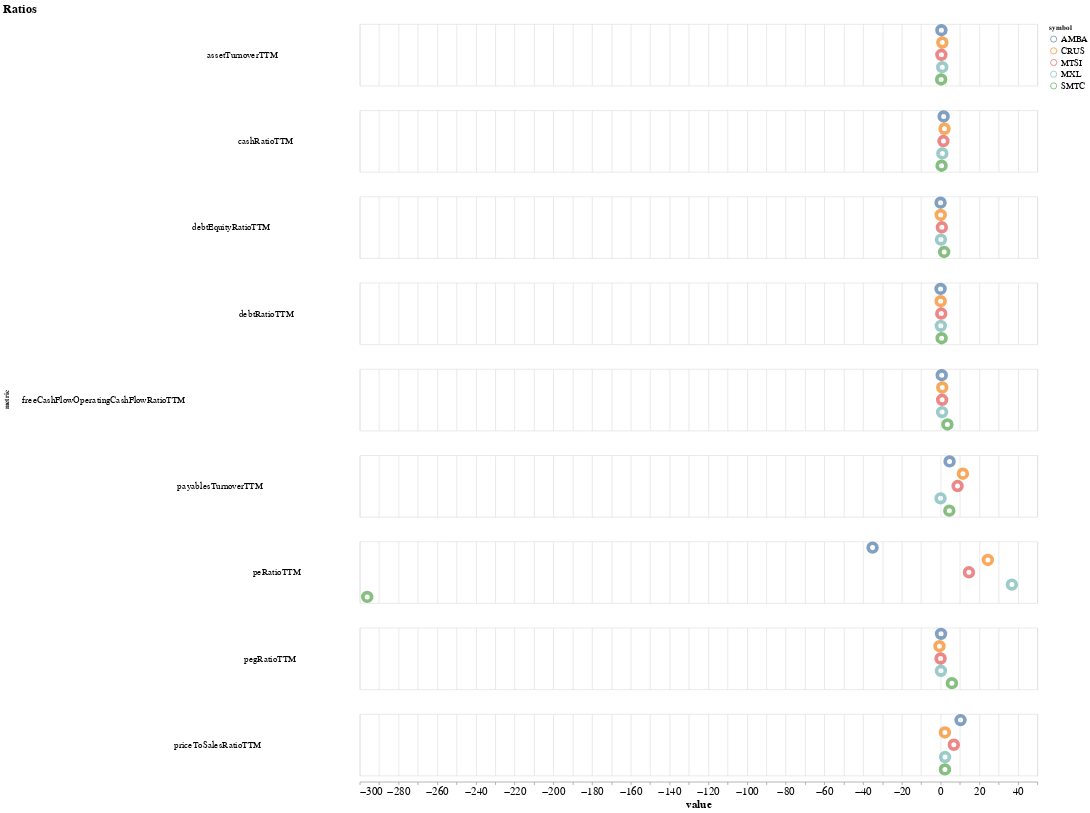

Notebook cell for this chart:
### Code cell
# @title Get chart

def ratio_chart(ratio_df: pd.DataFrame, symbol_name: str = ""):
  if symbol_name != "":
    symbol_name = f"({symbol_name})"

  point = alt.OverlayMarkDef(filled=False, fill="white")

  expected_chart = alt.Chart(ratio_df).mark_point(size=200, strokeWidth=6).encode(
      row=alt.Row("metric:N",
                  header=alt.Header(labelAngle=0, labelFontSize=15)),
      x=alt.X("value:Q"),
      y=alt.Y("symbol:N", axis=None),
      tooltip=alt.Tooltip(["symbol:N", "value:Q", "metric:N"]),
      color=alt.Color("symbol:N"),
  # ).transform_window(
  #     groupby="metric",
  #     center="value"
  ).properties(
      title=f"Ratios {symbol_name}",
      width=1100,
  )

  return (expected_chart).configure_axis(
    labelFontSize=18,
    titleFontSize=18,
  ).configure_legend(
      labelFontSize=15,
      titleFontSize=12
  ).configure_title(
      fontSize=20
  ).configure_point(
      size=200,
  )

ratio_chart(melted_filtered_df)

### Figure 1 — Vega-Lite specification as saved in the notebook (floating-point values rounded to 4 significant figures)
{"config": {"view": {"continuousWidth": 300, "continuousHeight": 300}, "axis": {"labelFontSize": 18, "titleFontSize": 18}, "legend": {"labelFontSize": 15, "titleFontSize": 12}, "point": {"size": 200}, "title": {"fontSize": 20}}, "data": {"name": "data-25750a216967640ad472d4542a32af9c"}, "mark": {"type": "point", "size": 200, "strokeWidth": 6}, "encoding": {"color": {"field": "symbol", "type": "nominal"}, "row": {"field": "metric", "header": {"labelAngle": 0, "labelFontSize": 15}, "type": "nominal"}, "tooltip": [{"field": "symbol", "type": "nominal"}, {"field": "value", "type": "quantitative"}, {"field": "metric", "type": "nominal"}], "x": {"field": "value", "type": "quantitative"}, "y": {"axis": null, "field": "symbol", "type": "nominal"}}, "title": "Ratios ", "width": 1100, "$schema": "https://vega.github.io/schema/vega-lite/v5.8.0.json", "datasets": {"data-25750a216967640ad472d4542a32af9c": [{"symbol": "MXL", "metric": "peRatioTTM", "value": 36.83}, {"symbol": "CRUS", "metric": "peRatioTTM", "value": 24.43}, {"symbol": "AMBA", "metric": "peRatioTTM", "value": -35.1}, {"symbol": "SMTC", "metric": "peRatioTTM", "value": -296.1}, {"symbol": "MTSI", "metric": "peRatioTTM", "value": 14.67}, {"symbol": "MXL", "metric": "pegRatioTTM", "value": 0.1929}, {"symbol": "CRUS", "metric": "pegRatioTTM", "value": -0.5526}, {"symbol": "AMBA", "metric": "pegRatioTTM", "value": 0.2579}, {"symbol": "SMTC", "metric": "pegRatioTTM", "value": 5.862}, {"symbol": "MTSI", "metric": "pegRatioTTM", "value": 0.01403}, {"symbol": "MXL", "metric": "cashRatioTTM", "value": 0.9291}, {"symbol": "CRUS", "metric": "cashRatioTTM", "value": 2.061}, {"symbol": "AMBA", "metric": "cashRatioTTM", "value": 1.594}, {"symbol": "SMTC", "metric": "cashRatioTTM", "value": 0.5301}, {"symbol": "MTSI", "metric": "cashRatioTTM", "value": 1.497}, {"symbol": "MXL", "metric": "debtRatioTTM", "value": 0.1315}, {"symbol": "CRUS", "metric": "debtRatioTTM", "value": 0.06835}, {"symbol": "AMBA", "metric": "debtRatioTTM", "value": 0.01097}, {"symbol": "SMTC", "metric": "debtRatioTTM", "value": 0.5517}, {"symbol": "MTSI", "metric": "debtRatioTTM", "value": 0.3698}, {"symbol": "MXL", "metric": "debtEquityRatioTTM", "value": 0.1992}, {"symbol": "CRUS", "metric": "debtEquityRatioTTM", "value": 0.08507}, {"symbol": "AMBA", "metric": "debtEquityRatioTTM", "value": 0.01275}, {"symbol": "SMTC", "metric": "debtEquityRatioTTM", "value": 1.882}, {"symbol": "MTSI", "metric": "debtEquityRatioTTM", "value": 0.669}, {"symbol": "MXL", "metric": "payablesTurnoverTTM", "value": 0.0}, {"symbol": "CRUS", "metric": "payablesTurnoverTTM", "value": 11.55}, {"symbol": "AMBA", "metric": "payablesTurnoverTTM", "value": 4.665}, {"symbol": "SMTC", "metric": "payablesTurnoverTTM", "value": 4.523}, {"symbol": "MTSI", "metric": "payablesTurnoverTTM", "value": 8.806}, {"symbol": "MXL", "metric": "assetTurnoverTTM", "value": 0.8685}, {"symbol": "CRUS", "metric": "assetTurnoverTTM", "value": 0.9194}, {"symbol": "AMBA", "metric": "assetTurnoverTTM", "value": 0.4391}, {"symbol": "SMTC", "metric": "assetTurnoverTTM", "value": 0.3164}, {"symbol": "MTSI", "metric": "assetTurnoverTTM", "value": 0.4327}, {"symbol": "MXL", "metric": "freeCashFlowOperatingCashFlowRatioTTM", "value": 0.791}, {"symbol": "CRUS", "metric": "freeCashFlowOperatingCashFlowRatioTTM", "value": 0.8919}, {"symbol": "AMBA", "metric": "freeCashFlowOperatingCashFlowRatioTTM", "value": 0.6115}, {"symbol": "SMTC", "metric": "freeCashFlowOperatingCashFlowRatioTTM", "value": 3.55}, {"symbol": "MTSI", "metric": "freeCashFlowOperatingCashFlowRatioTTM", "value": 0.825}, {"symbol": "MXL", "metric": "priceToSalesRatioTTM", "value": 2.348}, {"symbol": "CRUS", "metric": "priceToSalesRatioTTM", "value": 2.254}, {"symbol": "AMBA", "metric": "priceToSalesRatioTTM", "value": 10.33}, {"symbol": "SMTC", "metric": "priceToSalesRatioTTM", "value": 2.27}, {"symbol": "MTSI", "metric": "priceToSalesRatioTTM", "value": 6.858}]}}
